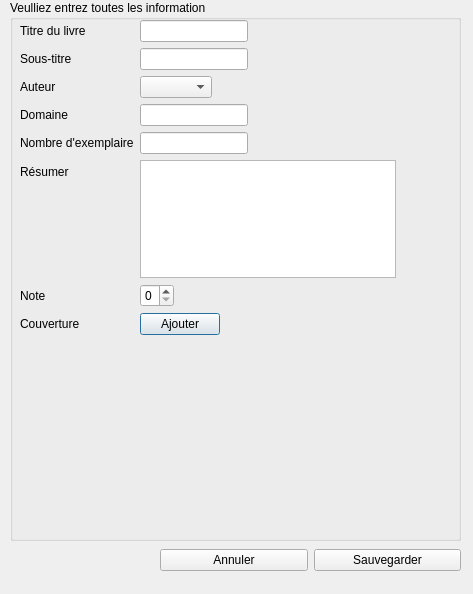
<?xml version="1.0" encoding="UTF-8"?>
<ui version="4.0">
 <class>modbook</class>
 <widget class="QDialog" name="modbook">
  <property name="geometry">
   <rect>
    <x>0</x>
    <y>0</y>
    <width>473</width>
    <height>594</height>
   </rect>
  </property>
  <property name="windowTitle">
   <string>Modifier les infos du livre</string>
  </property>
  <widget class="QGroupBox" name="groupBox">
   <property name="geometry">
    <rect>
     <x>10</x>
     <y>0</y>
     <width>451</width>
     <height>541</height>
    </rect>
   </property>
   <property name="title">
    <string>Veulliez entrez toutes les information </string>
   </property>
   <widget class="QWidget" name="formLayoutWidget">
    <property name="geometry">
     <rect>
      <x>10</x>
      <y>20</y>
      <width>431</width>
      <height>511</height>
     </rect>
    </property>
    <layout class="QFormLayout" name="formLayout">
     <property name="fieldGrowthPolicy">
      <enum>QFormLayout::FieldsStayAtSizeHint</enum>
     </property>
     <item row="0" column="0">
      <widget class="QLabel" name="label">
       <property name="text">
        <string>Titre du livre</string>
       </property>
      </widget>
     </item>
     <item row="0" column="1">
      <widget class="QLineEdit" name="title"/>
     </item>
     <item row="1" column="0">
      <widget class="QLabel" name="label_2">
       <property name="text">
        <string>Sous-titre</string>
       </property>
      </widget>
     </item>
     <item row="1" column="1">
      <widget class="QLineEdit" name="subtitle"/>
     </item>
     <item row="2" column="0">
      <widget class="QLabel" name="label_6">
       <property name="text">
        <string>Auteur</string>
       </property>
      </widget>
     </item>
     <item row="2" column="1">
      <widget class="QComboBox" name="comboAuthor"/>
     </item>
     <item row="3" column="0">
      <widget class="QLabel" name="label_3">
       <property name="text">
        <string>Domaine</string>
       </property>
      </widget>
     </item>
     <item row="3" column="1">
      <widget class="QLineEdit" name="domaine"/>
     </item>
     <item row="4" column="0">
      <widget class="QLabel" name="label_4">
       <property name="text">
        <string>Nombre d'exemplaire</string>
       </property>
      </widget>
     </item>
     <item row="4" column="1">
      <widget class="QLineEdit" name="nbrExemp"/>
     </item>
     <item row="5" column="0">
      <widget class="QLabel" name="label_7">
       <property name="text">
        <string>Résumer</string>
       </property>
      </widget>
     </item>
     <item row="5" column="1">
      <widget class="QTextEdit" name="desc"/>
     </item>
     <item row="6" column="0">
      <widget class="QLabel" name="label_8">
       <property name="text">
        <string>Note</string>
       </property>
      </widget>
     </item>
     <item row="7" column="0">
      <widget class="QLabel" name="label_5">
       <property name="text">
        <string>Couverture</string>
       </property>
      </widget>
     </item>
     <item row="7" column="1">
      <widget class="QPushButton" name="addCover">
       <property name="text">
        <string>Ajouter</string>
       </property>
      </widget>
     </item>
     <item row="8" column="1">
      <widget class="QLabel" name="cover">
       <property name="minimumSize">
        <size>
         <width>150</width>
         <height>190</height>
        </size>
       </property>
       <property name="maximumSize">
        <size>
         <width>150</width>
         <height>190</height>
        </size>
       </property>
       <property name="text">
        <string/>
       </property>
       <property name="pixmap">
        <pixmap resource="images.qrc">:/new/images/noCover.jpg</pixmap>
       </property>
       <property name="alignment">
        <set>Qt::AlignCenter</set>
       </property>
      </widget>
     </item>
     <item row="6" column="1">
      <widget class="QSpinBox" name="noteSpin">
       <property name="maximum">
        <number>5</number>
       </property>
      </widget>
     </item>
    </layout>
   </widget>
  </widget>
  <widget class="QWidget" name="horizontalLayoutWidget">
   <property name="geometry">
    <rect>
     <x>160</x>
     <y>540</y>
     <width>301</width>
     <height>41</height>
    </rect>
   </property>
   <layout class="QHBoxLayout" name="horizontalLayout">
    <item>
     <widget class="QPushButton" name="cancel">
      <property name="text">
       <string>Annuler</string>
      </property>
     </widget>
    </item>
    <item>
     <widget class="QPushButton" name="seveMod">
      <property name="text">
       <string>Sauvegarder</string>
      </property>
     </widget>
    </item>
   </layout>
  </widget>
 </widget>
 <resources>
  <include location="images.qrc"/>
 </resources>
 <connections/>
</ui>
